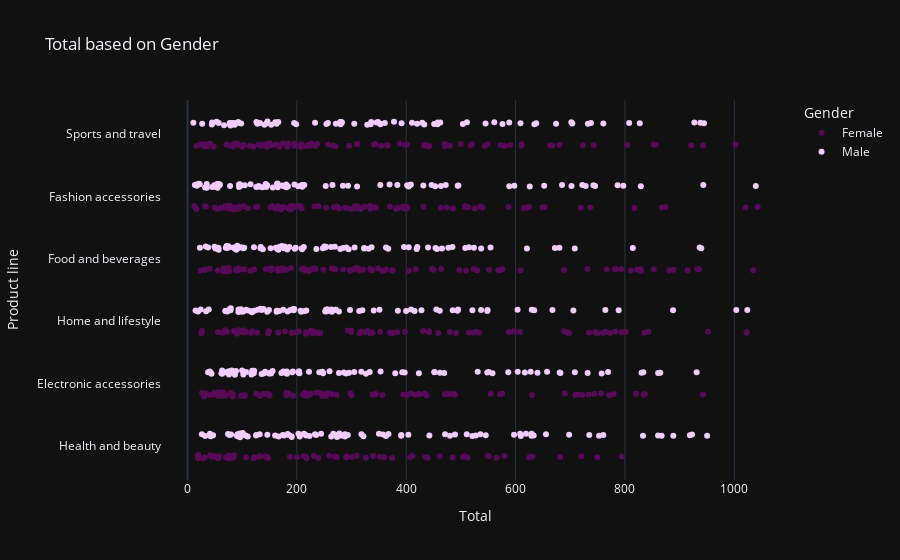

Notebook code for this chart:
### Code cell
fig = px.strip(market, x='Total',y='Product line',template='plotly_dark',color='Gender',color_discrete_map={"Male": "#F3CCFF", "Female": "#570A57"},title='Total based on Gender')
fig.show()

### Figure 1 — Plotly figure (JSON) as saved in the notebook; plotly's stock layout.template omitted (floating-point values rounded to 4 significant figures; data arrays with more than 128 entries replaced by an {"elided": "..."} marker saying what was removed)
{"data": [{"alignmentgroup": "True", "boxpoints": "all", "fillcolor": "rgba(255,255,255,0)", "hoveron": "points", "hovertemplate": "Gender=Female<br>Total=%{x}<br>Product line=%{y}<extra></extra>", "legendgroup": "Female", "line": {"color": "rgba(255,255,255,0)"}, "marker": {"color": "#570A57"}, "name": "Female", "offsetgroup": "Female", "orientation": "h", "pointpos": 0, "showlegend": true, "type": "box", "x": {"elided": "501 float values"}, "x0": " ", "xaxis": "x", "y": {"elided": "501 str values"}, "y0": " ", "yaxis": "y"}, {"alignmentgroup": "True", "boxpoints": "all", "fillcolor": "rgba(255,255,255,0)", "hoveron": "points", "hovertemplate": "Gender=Male<br>Total=%{x}<br>Product line=%{y}<extra></extra>", "legendgroup": "Male", "line": {"color": "rgba(255,255,255,0)"}, "marker": {"color": "#F3CCFF"}, "name": "Male", "offsetgroup": "Male", "orientation": "h", "pointpos": 0, "showlegend": true, "type": "box", "x": {"elided": "499 float values"}, "x0": " ", "xaxis": "x", "y": {"elided": "499 str values"}, "y0": " ", "yaxis": "y"}], "layout": {"boxmode": "group", "legend": {"title": {"text": "Gender"}, "tracegroupgap": 0}, "title": {"text": "Total based on Gender"}, "xaxis": {"anchor": "y", "domain": [0, 1], "title": {"text": "Total"}}, "yaxis": {"anchor": "x", "domain": [0, 1], "title": {"text": "Product line"}}}}
